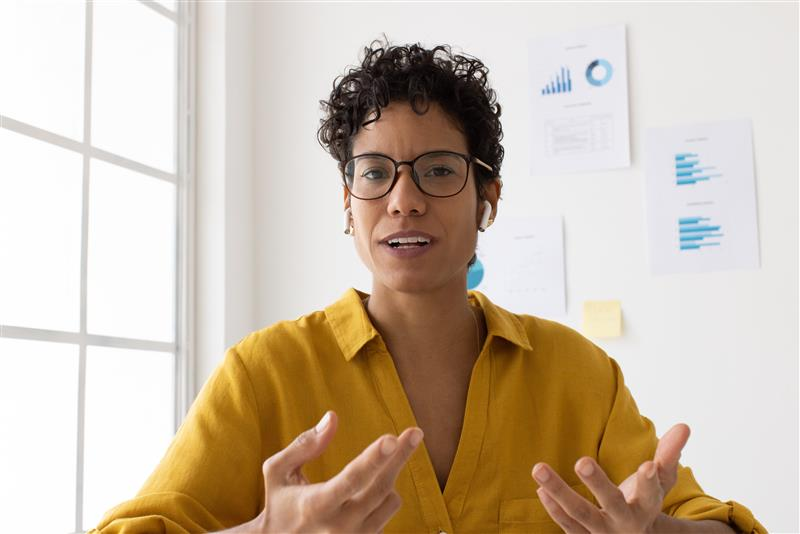
#> input picture desafios/desafio_01/desafio_1.jpeg, 800 x 534 px
$ python desafio_1.py
#> lines starting #> are read from the running program, lines starting #| are printed output that depends on the picture
from pathlib import Path
import os

import cv2


os.chdir(Path(__file__).resolve().parent)

# Ler imagem
image_bgr = cv2.imread("desafio_1.jpeg")
#> image_bgr is the input picture: shape (534, 800, 3); mean B, G, R 171, 188.7, 204.1
image_rgb = cv2.cvtColor(image_bgr, cv2.COLOR_BGR2RGB)

# Transformar em escala de cinza
image_gray = cv2.cvtColor(image_bgr, cv2.COLOR_BGR2GRAY)
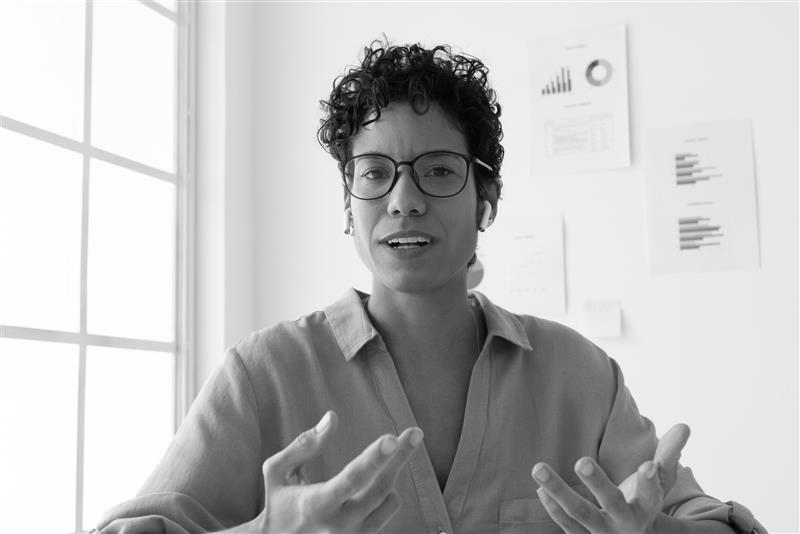
#> image_gray: shape (534, 800); min 1, max 255, mean 191.3

# Detectar as faces
detec = cv2.CascadeClassifier("haarcascade_frontalface_default.xml")
face = detec.detectMultiScale(image_gray, 1.3, 3)
#> face = [[320, 104, 176, 176]]
copy_image_rgb = image_rgb.copy()

padding = 100

for (x, y, larg, alt) in face:
    ret = cv2.rectangle(copy_image_rgb, (x, y), (x + larg, y + alt), (0, 255, 0), 3)
    y, height = max(0, y - padding), min(y + alt + padding, image_rgb.shape[0])
    x, width = max(0, x - padding), min(x + larg + padding, image_rgb.shape[1])
    face_img = image_rgb[y:height, x:width, :]
#> this loop made 1 pass
#> (x, y, larg, alt, height, width) on pass 1: (220, 4, 176, 176, 380, 596)
#> pass 1, `face_img = image_rgb[y:height, x:width, :]`:
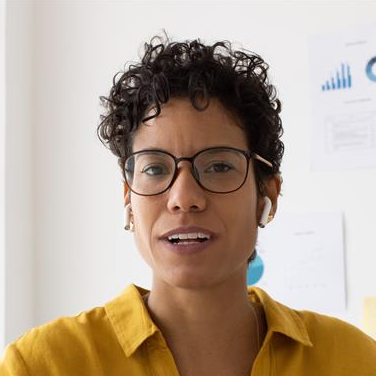
#> face_img: shape (376, 376, 3); mean R, G, B 183.4, 166.7, 150.8

# Borrar a imagem inteira
blured_image = cv2.GaussianBlur(image_rgb, (15, 15), 20)
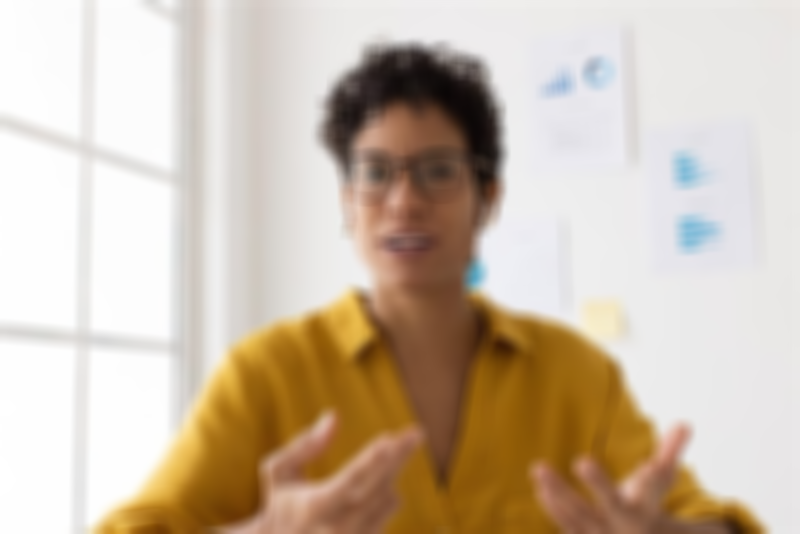
#> blured_image: shape (534, 800, 3); mean R, G, B 204.1, 188.7, 170.9

# Substituir imagem original da face na imagem borrada
final_image = blured_image.copy()
final_image[y:height, x:width, :] = face_img
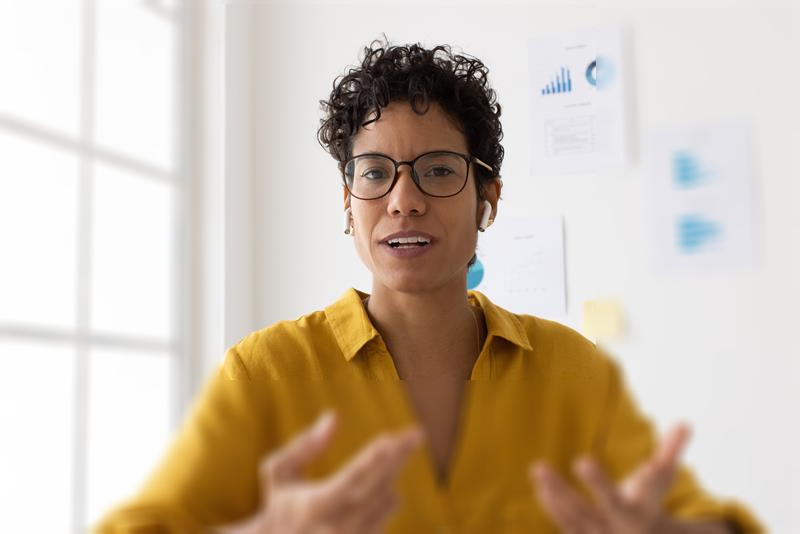
#> final_image: shape (534, 800, 3); mean R, G, B 204.1, 188.7, 170.9

final_image_bgr = cv2.cvtColor(final_image, cv2.COLOR_RGB2BGR)
cv2.imwrite("desafio_1_resultado.jpeg", final_image_bgr)

print("Imagem salva em: desafio_1_resultado.jpeg")

$ run again, with desafios/desafio_02/dataset/modelo_1/1.jpeg copied over desafios/desafio_01/desafio_1.jpeg
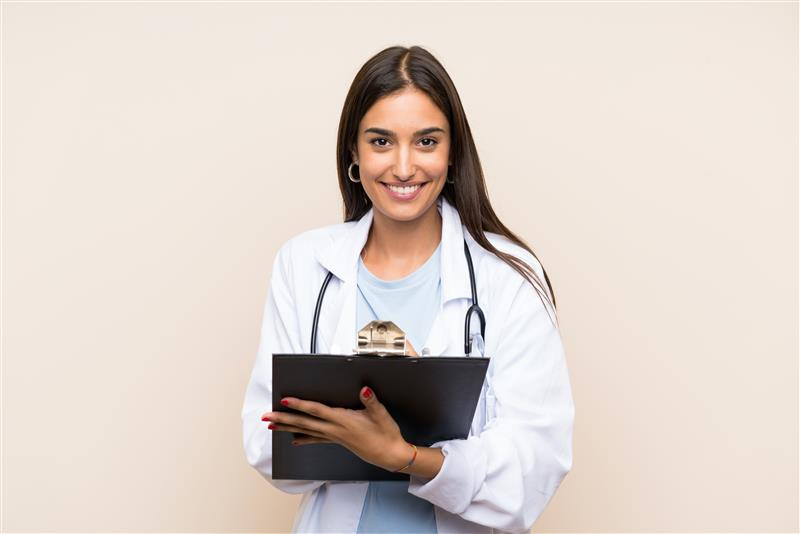
#> input picture desafios/desafio_02/dataset/modelo_1/1.jpeg, 800 x 534 px
#> image_bgr is the input picture: shape (534, 800, 3); mean B, G, R 201.5, 209.1, 220.1
#> face = [[340, 93, 127, 127]]
#> the loop `for (x, y, larg, alt) in face:` made 1 pass
#> (x, y, larg, alt, height, width) on pass 1: (240, 0, 127, 127, 320, 567)
#> pass 1, `face_img = image_rgb[y:height, x:width, :]`:
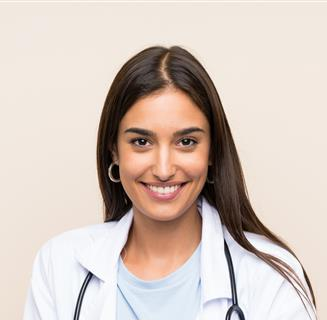
#> face_img: shape (320, 327, 3); mean R, G, B 212.3, 198, 189.6
#> `final_image[y:height, x:width, :] = face_img`:
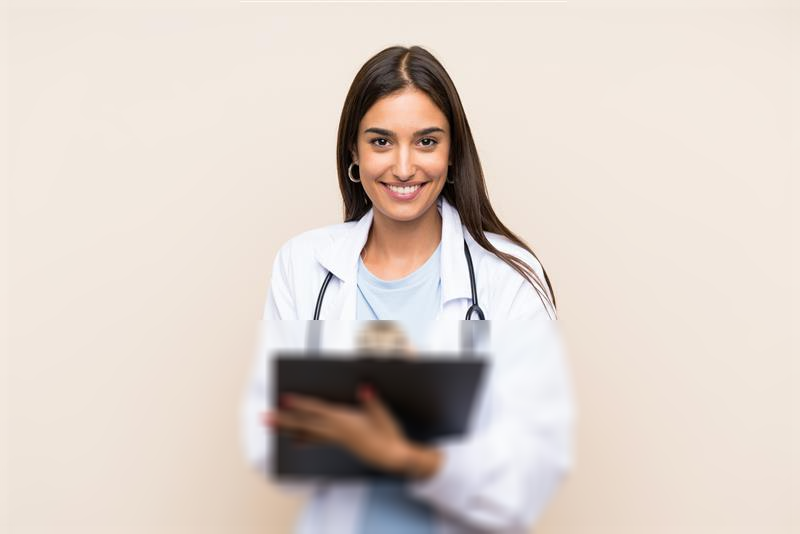
#> final_image: shape (534, 800, 3); mean R, G, B 220.1, 209.1, 201.4

$ run again, with desafios/desafio_02/dataset/modelo_1/3.jpeg copied over desafios/desafio_01/desafio_1.jpeg
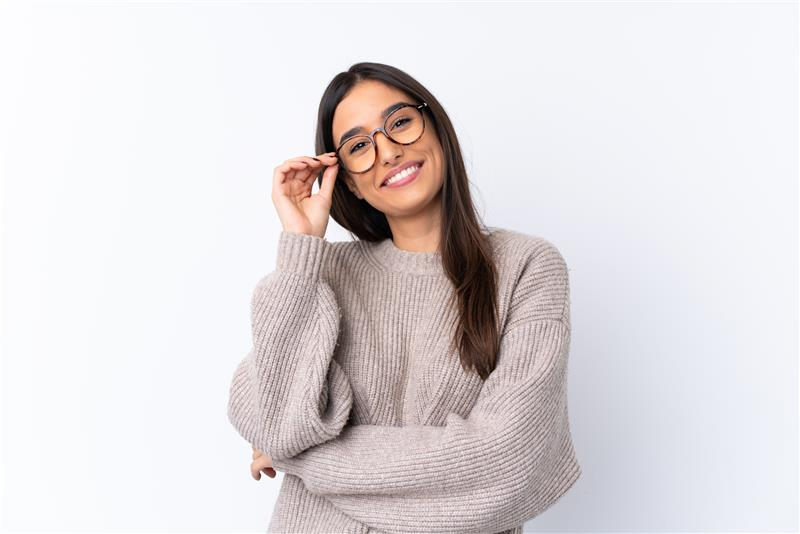
#> input picture desafios/desafio_02/dataset/modelo_1/3.jpeg, 800 x 534 px
#> image_bgr is the input picture: shape (534, 800, 3); mean B, G, R 220.3, 218.5, 223.8
#> face = [[353, 244, 105, 105]]
#> the loop `for (x, y, larg, alt) in face:` made 1 pass
#> (x, y, larg, alt, height, width) on pass 1: (253, 144, 105, 105, 449, 558)
#> pass 1, `face_img = image_rgb[y:height, x:width, :]`:
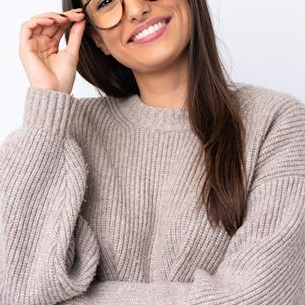
#> face_img: shape (305, 305, 3); mean R, G, B 181, 160.8, 156.5
#> `blured_image = cv2.GaussianBlur(image_rgb, (15, 15), 20)`:
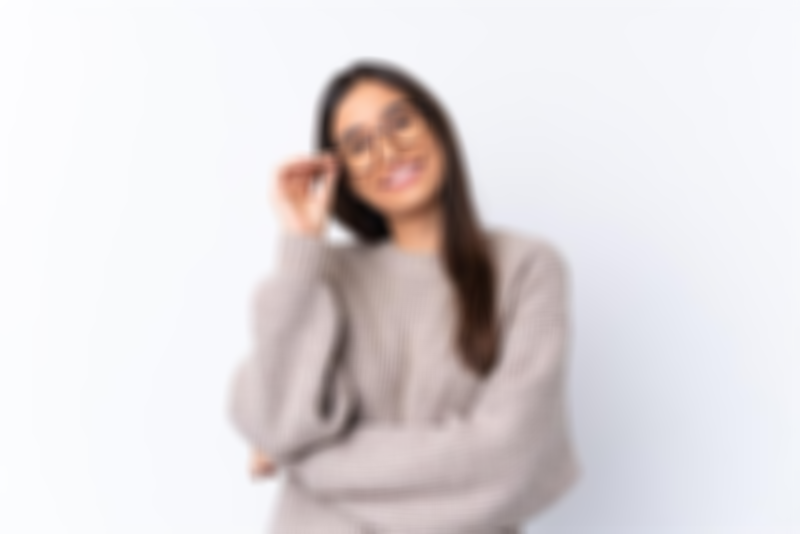
#> blured_image: shape (534, 800, 3); mean R, G, B 223.8, 218.4, 220.3
